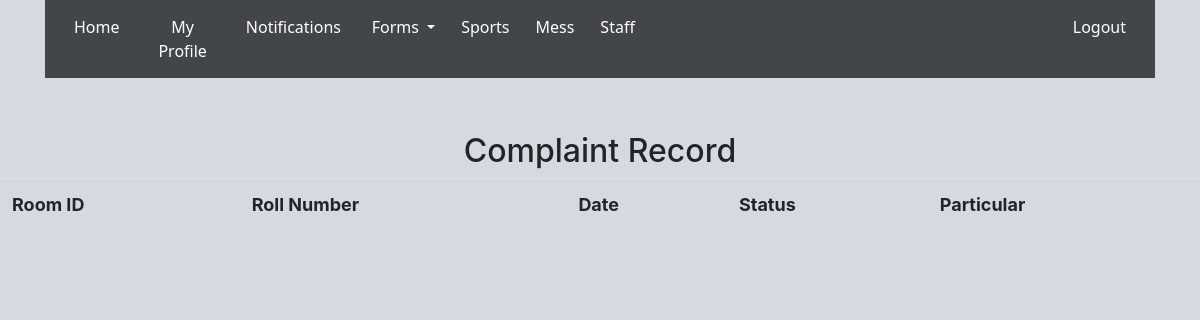
Page /complaint_status.php (signed in) on the earlier database version.
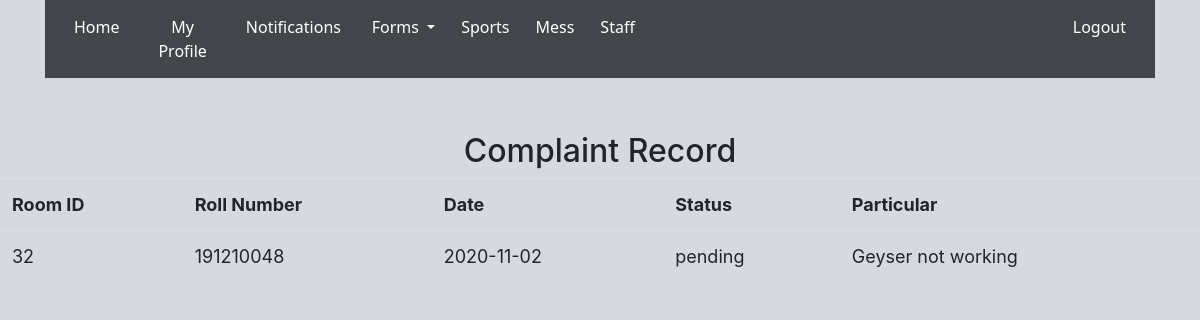
Same page on the later database version.
### tables this page shows
CREATE TABLE `complaint` (
  `room_id` varchar(10) NOT NULL,
  `rollno` varchar(10) NOT NULL,
  `date1` date NOT NULL,
  `status` varchar(20) DEFAULT 'pending',
  `particular` varchar(200) NOT NULL
);

### complaint_status.php (the view, shortened to what this page needs)
<!DOCTYPE html>
<html>
<head>
<link href="css/bootstrap-4.4.1.css" rel="stylesheet" type="text/css">
<link href="css/style.css" rel="stylesheet" type="text/css">
</head>
<body>
<div class="container">
  <nav class="navbar navbar-expand-lg navbar-light bg-light">
    <div class="collapse navbar-collapse" id="navbarSupportedContent1">
      <ul class="navbar-nav mr-auto">
        <li><button type="button" class="btn btn-primary" onclick="window.location.href='student_login.php'" >Home</button></li>
        <li><button type="button" class="btn btn-primary" onclick="window.location.href='student_view.php'" >My Profile</button></li>
       <li><button type="button" class="btn btn-primary" onclick="window.location.href='message_view_personal.php'" >Notifications</button></li>
        <li class="nav-item">&nbsp;</li>
      <li><div class="btn-group">
  <button type="button" class="btn btn-primary dropdown-toggle" data-toggle="dropdown" aria-haspopup="true" aria-expanded="false">
    Forms
  </button>
</div>
</li>
     <li><button type="button" class="btn btn-primary" onclick="window.location.href='sports_status.php'" >Sports</button></li>
      <li><button type="button" class="btn btn-primary" onclick="window.location.href='mess_student_view.php'" >Mess</button></li>
        <li><button type="button" class="btn btn-primary" onclick="window.location.href='student_staff_view.php'" >Staff</button></li>
        <li class="nav-item"></li>
      <li><button type="button" class="btn btn-primary" onclick="window.location.href='logout.php'" >Logout</button></li>
      </ul>
    </div>
  </nav>
	</div>
<br><br>
<caption><h2>Complaint Record</h2></caption>
<table class="table table-hover">
	<tr>
		<th>Room ID</th>
		<th>Roll Number</th>
		<th>Date</th>
		<th>Status</th>
		<th>Particular</th>
	</tr>
<?php
$variable = $_SESSION["Name"] ;
$ViewQuery="SELECT *
            FROM complaint
            Where rollno = '$variable'
            ORDER BY date1 DESC" ;
$Execute=mysql_query($ViewQuery);
while($DataRows=mysql_fetch_array($Execute)){
	$Room_Id=$DataRows['room_id'];
	$Roll_Number=$DataRows['rollno'];
	$Date=$DataRows['date1'];
	$Status=$DataRows['status'];
	$Particular=$DataRows['particular'];
 ?>
 <tr>
<td><?php echo $Room_Id ;?></td>
<td><?php echo $Roll_Number; ?></td>
<td><?php echo $Date; ?></td>
<td><?php echo $Status; ?></td>
<td><?php echo $Particular; ?></td>
</tr>
<?php } ?>
</table>
</body>
</html>

Differences in the rows shown:
added complaint: room "32", rollno "191210048", date1 "2020-11-02", status "pending", particular "Geyser not working"
